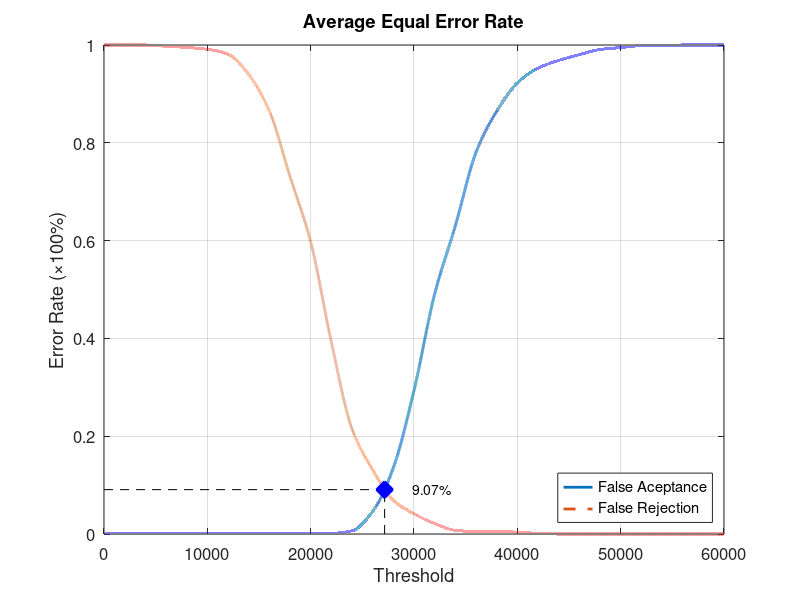
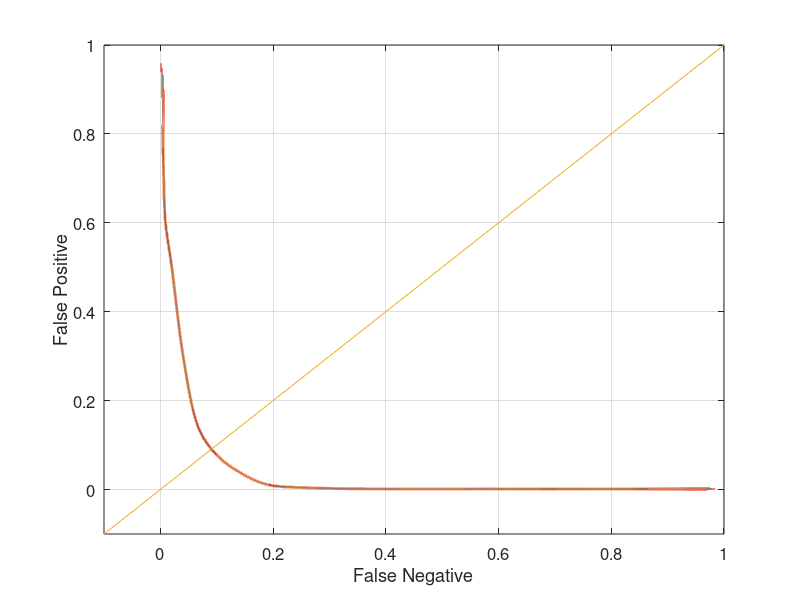

Here is the MATLAB script that generated these plots, in order:
function yEER = Experiment5Average
close all;
clear;
clc;
x = 0:2000:60000;
xq = 0:0.5:60000;

y0 = [0 0.00131579 0.00131579 0.00131579 0.00131579 0.00131579 0.00131579 0.00131579 0.00131579 0.00131579 0.00131579 0.00131579 0.00657895 0.0460526 0.135526 0.293421 0.490789 0.630263 0.780263 0.864474 0.922368 0.952632 0.968421 0.980263 0.990789 0.994737 0.998684 0.998684 1 1 1];
yy0 = interp1(x, y0, xq, 'pchip');
y1 = [1 1 1 0.9975 0.995 0.99125 0.98125 0.94 0.865 0.73125 0.5975 0.3925 0.215 0.13125 0.06875 0.04125 0.02125 0.0075 0.005 0.005 0.00375 0.00125 0 0 0 0 0 0 0 0 0];
yy1 = interp1(x, y1, xq, 'pchip');

% Calculating EER: 
y2 = abs(y0 - y1);
find(y2 == min(y2))
yy2 = abs(yy0 - yy1);
xEER = find(yy2 == min(yy2));
xEERIndex = xq(xEER) % X-axis EER
yEER = yy0(xEER) % Y-axis EER

main = figure
plot(xq, yy0,'-','LineWidth', 2);	hold on
plot(xq, yy1,'--','LineWidth', 2);	hold on
plot([xEERIndex xEERIndex], [0 yEER], 'k--');	hold on
plot([0 xEERIndex], [yEER yEER], 'k--');	hold on
plot(xEERIndex, yEER, 'bx', 'LineWidth', 10);	hold on
text(xEERIndex + 10 * xEERIndex / 100, yEER, [num2str(round((10000 * yEER)) / 100) '%'])
legend('False Aceptance', 'False Rejection', 'Location', 'SouthEast')
xlabel('Threshold')
ylabel('Error Rate (\times100%)')
title('Average Equal Error Rate')
set(gca, 'FontSize', 12)
axis([0 60000 0 1])
grid on

print(main, 'Experiment5AverageMain', '-dpng');
FNRxFPR = figure('Color', [1 1 1]);
plot(yy1, yy0, '-', yy1, yy0, 'LineWidth', 2);
hold on
y = -0.1:0.1:1
plot(y, y); 
set(gca, 'FontSize', 12)
xlabel('False Negative')
ylabel('False Positive')
axis([-0.1 1 -0.1 1])
set(gca, 'FontSize', 12)
grid on

print(FNRxFPR, 'Experiment5AverageFNRxFPR','-dpng');
end
